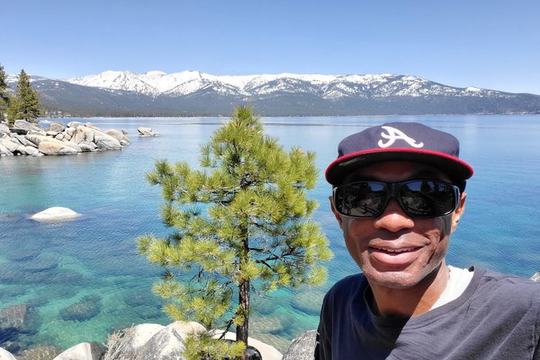
#> input picture CNN/ieee_cnn/python/input_image.png, 540 x 360 px
$ python main.py
#> lines starting #> are read from the running program, lines starting #| are printed output that depends on the picture
### CNN/ieee_cnn/python/c_filter.py
import numpy as np

# apply convolution on image w/ specified kernel:
#   inputs: image: 2d array of image
#           kernel: 2d array representing kernel
#
#   output: 2d array of filtered image
#

def convolve(image, kernel):
    #initialize
    img_height, img_width = image.shape
    kernel_height, kernel_width = kernel.shape

    # floor division for ints
    padding_height = kernel_height // 2
    padding_width = kernel_width // 2


    # Padding w/ zeroes
    padded_img = np.pad(image, ((padding_height, padding_width), (padding_width, padding_height)), mode = 'constant', constant_values= 0)

    # Convolution
    filtered_img = np.zeros_like(image)

    # iterate through the image w/ kernel
    for i in range(img_height):
        for j in range(img_width):

            # split image into kernel-sized regions
            region = padded_img[i:i+kernel_height, j:j+kernel_width]

            # apply kernel
            filtered_img[i,j] = np.sum(region * kernel)

    return filtered_img

### CNN/ieee_cnn/python/main.py
import cv2
import numpy as np
import matplotlib.pyplot as plt
from c_filter import convolve

### OUTPUT CONTROL ###
output_image = True
output_hex = True
### ############## ###

def write_hex_file(filename, data):
    with open(filename, "w") as f:
        for row in data:
            # Write each pixel as a 2-digit hex value.
            for pixel in row:
                hex_value = f"{int(np.clip(pixel, 0, 255)) & 0xFF:02X}"
                f.write(hex_value + "\n")


if __name__ == '__main__':
    #image_path = 'peace_sign.jpg'
    image_path = 'input_image.png'
    img = cv2.imread(image_path, cv2.IMREAD_GRAYSCALE)
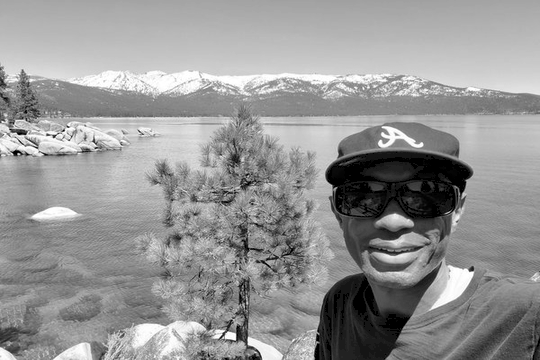
#> img: shape (360, 540); min 0, max 255, mean 149.1

    if img is None:
        print("Error, no image")
        exit()

    # Laplacian kernel (edge-detect)
    laplacian_kernel = np.array([
        [-1, -1, -1],
        [-1, 8, -1],
        [-1, -1, -1]
    ], dtype = np.float32)

    # Sharpen kernel
    sharpen_kernel = np.array([
        [0, -1, 0],
        [-1, 5, -1],
        [0, -1, 0]
    ], dtype = np.float32)

    sharpened_img = convolve(img, sharpen_kernel)
#> in convolve, `padded_img = np.pad(image, ((padding_height, padding_width), (padding_..`:
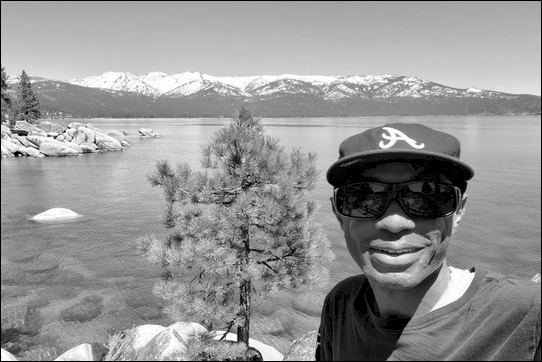
#> padded_img: shape (362, 542); min 0, max 255, mean 147.7
#> after the loop in convolve, `for i in range(img_height):`:
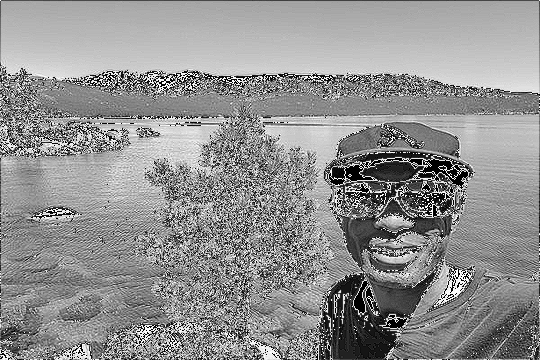
#> filtered_img: shape (360, 540); min 0, max 255, mean 144.9
    convolved_img = convolve(img, laplacian_kernel)
#> after the loop in convolve (call 2), `for i in range(img_height):`:
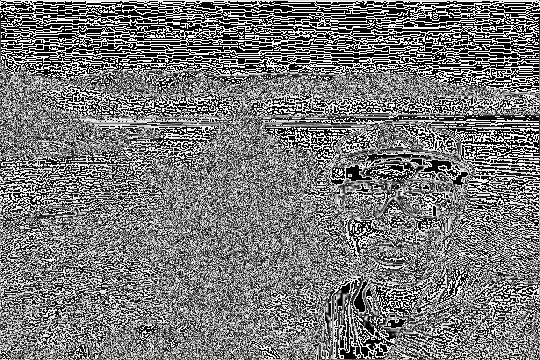
#> filtered_img: shape (360, 540); min 0, max 255, mean 120.3
    edge_detect_img = convolve(sharpened_img, laplacian_kernel)
#> in convolve (call 3), `padded_img = np.pad(image, ((padding_height, padding_width), (padding_..`:
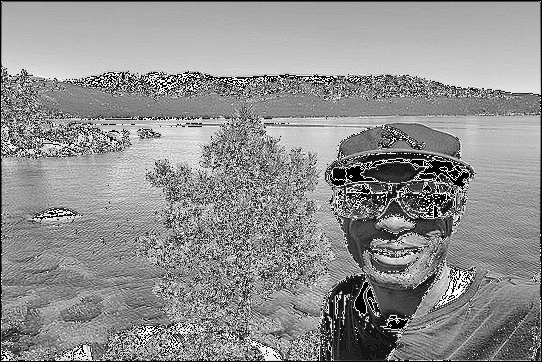
#> padded_img: shape (362, 542); min 0, max 255, mean 143.6
#> after the loop in convolve (call 3), `for i in range(img_height):`:
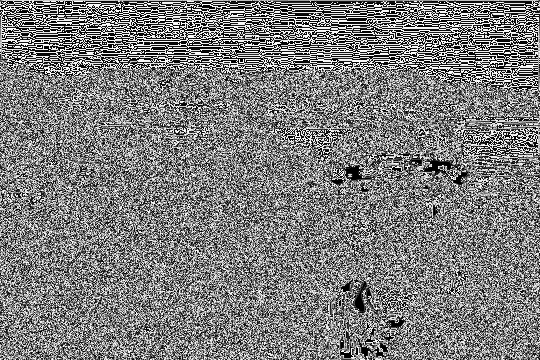
#> filtered_img: shape (360, 540); min 0, max 255, mean 125.1

    print(f"Height: {img.shape[0]} Width: {img.shape[1]}")
#| Height: 360 Width: 540

    if (output_image):
        plt.figure(figsize=(10, 5))

        plt.subplot(1, 3, 1)
        plt.imshow(img, cmap='gray')
        plt.title("Original Image")
        plt.axis("off")

        plt.subplot(1, 3 ,2)
        plt.imshow(sharpened_img, cmap='gray')
        plt.title("Sharpened Image")
        plt.axis("off")

        plt.subplot(1, 3 ,3)
        plt.imshow(convolved_img, cmap='gray')
        plt.title("Edge-Detect Image")
        plt.axis("off")

        plt.show()

# output hex files
if (output_hex):
    write_hex_file("image_data.hex", img)
    write_hex_file("sharpened_gold.hex", sharpened_img)
    write_hex_file("edge_gold.hex", edge_detect_img)
    write_hex_file("convolution_py.hex", convolved_img)

# then can use $readmemh in verilog tesbench to load the hex arrays
